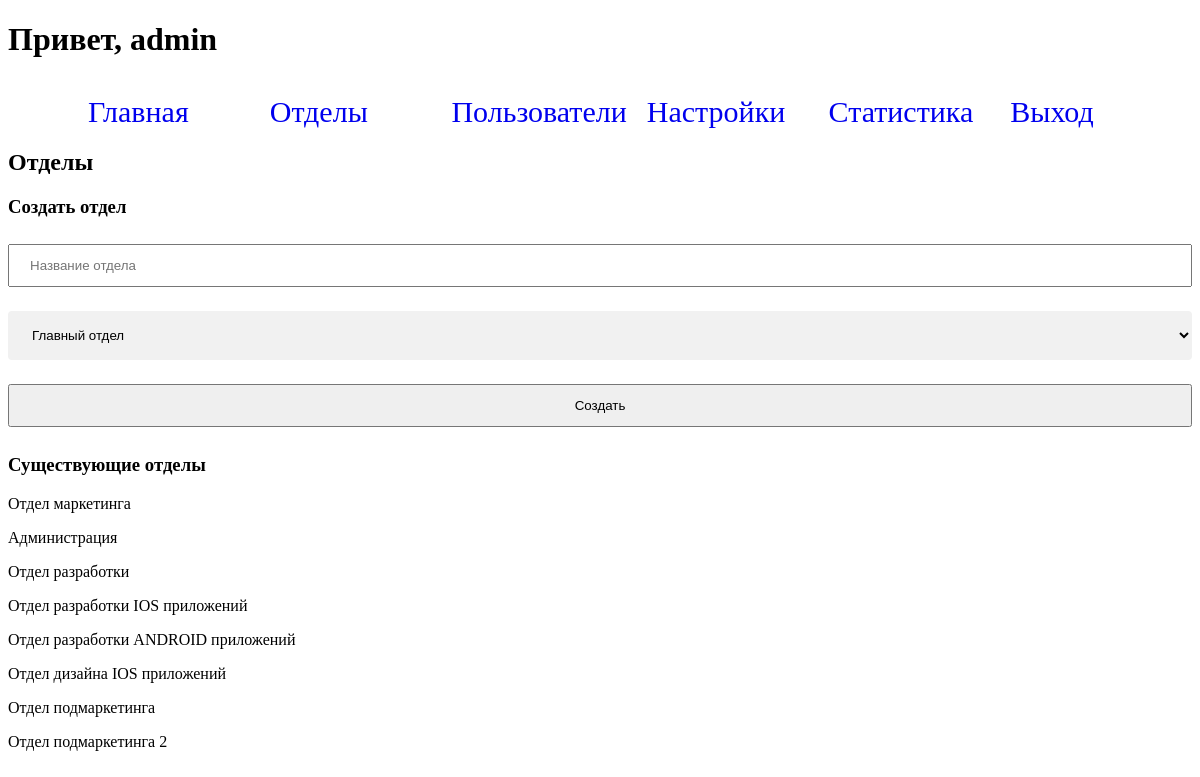
The page /departament (signed in) on the database as committed earlier.
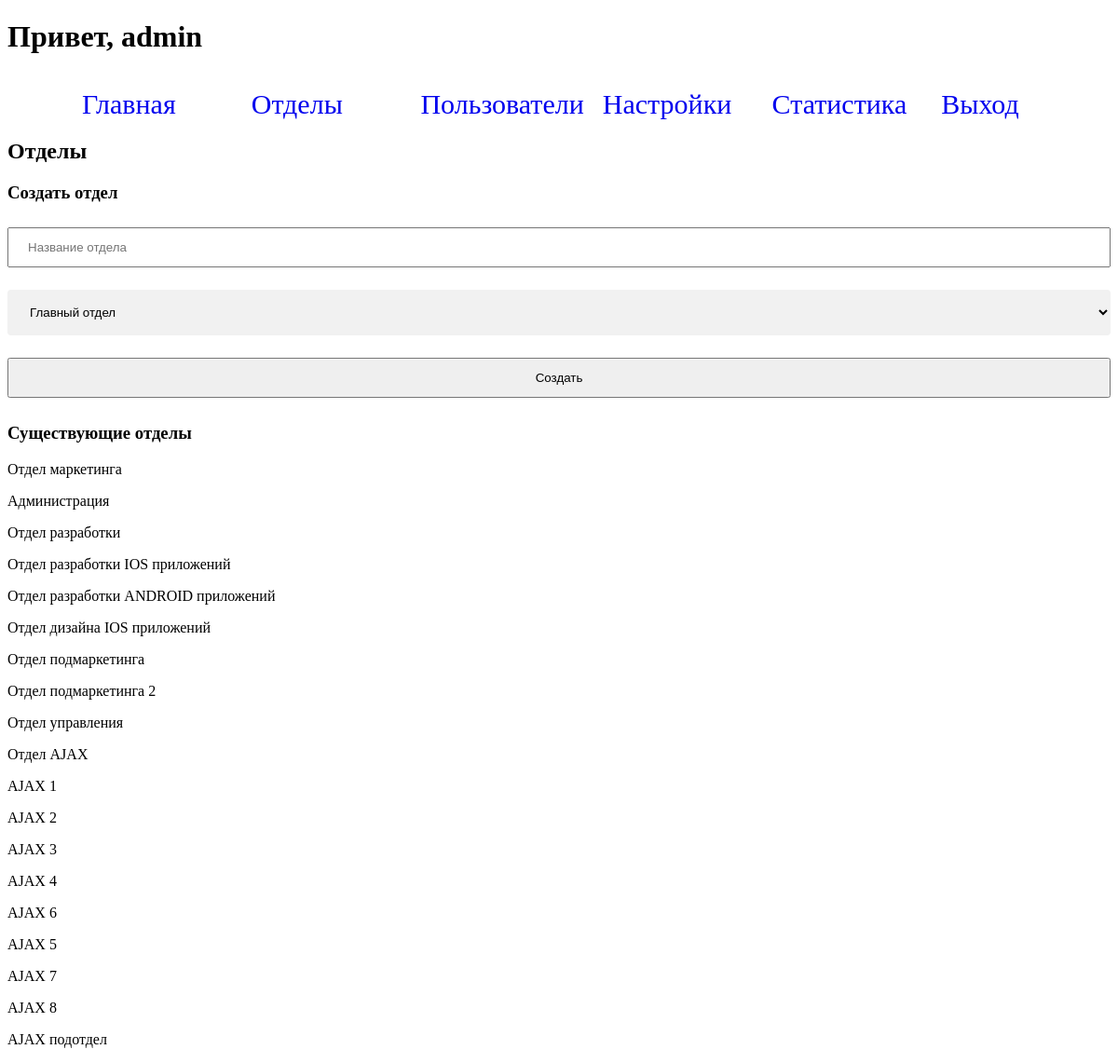
The same page on the database as committed later.
### tables this page shows
CREATE TABLE depart (
    id integer primary key AUTOINCREMENT,
    title text NOT NULL UNIQUE ,
    parent integer NOT NUll
);

### index.py (the view)
@app.route("/departament", methods=['GET', 'POST'])
def departament():
    if not session.get('username', None):
        return redirect(url_for('authorization'))
    context = {
        'departments': dbase.getDepartments(),
    }
    if request.method == 'GET':
        return render_template('departament.html', **context)
    else:
            return render_template('departament.html', **context)

### FDataBase.py (called while the page is built)
    def getDepartments(self) -> List:
        try:
            self.__cursor.execute("SELECT * FROM depart")
            res = self.__cursor.fetchall()
            if res:
                return res
        except:
            print('Ошибка')
        return []

### index.py (called while the page is built)
def connect_db():
    conn = sqlite3.connect(app.config['DATABASE'])
    conn.row_factory = sqlite3.Row
    return conn

@app.before_request
def before_request():
    global dbase
    db = get_db()
    dbase = FDataBase(db)

def get_db():
    if not hasattr(g, 'link_db'):
        g.link_db = connect_db()
    return g.link_db

### templates/departament.html (shortened to what this page needs)
{% extends 'base.html' %}
{% block content %}
<h2>Отделы</h2>
<form action="" method="post" id="dep-form">
    <h3>Создать отдел</h3>
    <input type="text" placeholder="Название отдела" name="dep-form-title" id="dep-form-title">
    <p><select name="parent" id="departments">
        <option value="0">Главный отдел</option>
    </select></p>
    <input type="submit" value="Создать" id="cdep">
</form>
<h3>Существующие отделы</h3>
{% for dep in departments %}
    <p>{{dep.title}}</p>
{% endfor %}
{% endblock content %}

### templates/base.html (shortened to what this page needs)
<!DOCTYPE html>
<html lang="en">
<head>
    <link rel="stylesheet" href="{{ url_for('static', filename='css/style.css') }}">
</head>
<body>
{% if session['username'] %}
<h1>Привет, {{session['username']}}</h1>
{% else %}
<h1>Неавторизованный пользователь!</h1>
{% endif %}
<menu>
    <ul>
        <li><a href="{{url_for('index')}}">Главная</a></li>
        <li><a href="{{url_for('departament')}}">Отделы</a></li>
        <li><a href="{{url_for('person')}}">Пользователи</a></li>
        <li><a href="{{url_for('setting')}}">Настройки</a></li>
        <li><a href="{{url_for('statistic')}}">Статистика</a></li>
        {%if session['username'] %}
        <li><a href="{{url_for('logout')}}">Выход</a></li>
        {% endif%}
    </ul>
</menu>
{% block content %}
{% endblock content %}
</body>
</html>

### static/css/style.css (style rules this page uses)
menu ul { display: flex; justify-content:center; }
menu ul li { list-style-type: none; margin-top: 15px; margin-right: 20px; width: 250px; }
menu ul li a { text-decoration: none; font-size: 30px; }
input { width: 100%; padding: 12px 20px; margin: 8px 0; box-sizing: border-box; }
select { width: 100%; padding: 16px 20px; border: none; border-radius: 4px; background-color: #f1f1f1; }

Rows that differ between the two databases and show on the page:
added depart: title "Отдел управления"
added depart: title "Отдел AJAX"
added depart: title "AJAX 1"
added depart: title "AJAX 2"
added depart: title "AJAX 3"
added depart: title "AJAX 4"
added depart: title "AJAX 6"
added depart: title "AJAX 5"
added depart: title "AJAX 7"
added depart: title "AJAX 8"
added depart: title "AJAX подотдел"
